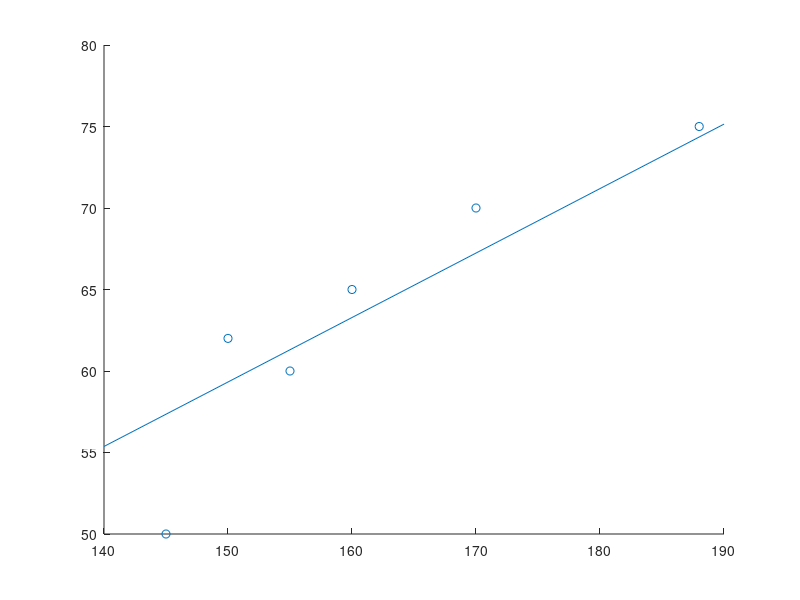
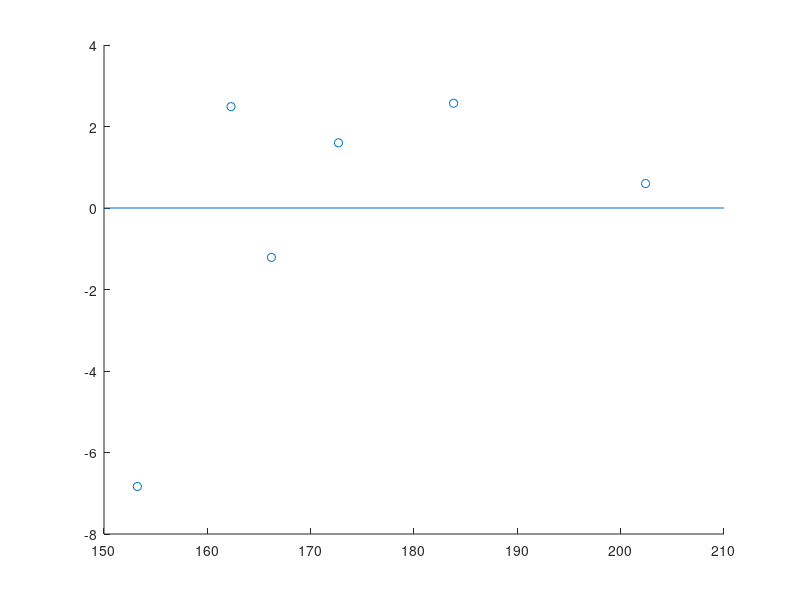
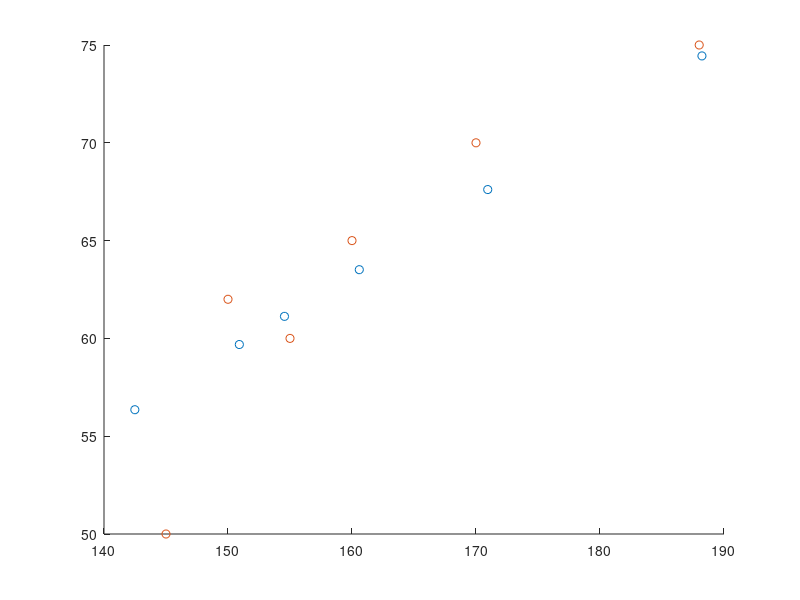

Source code (MATLAB) for these figures, in order:
%% Assignment 1 TTT4135 Multimedia Signal Processing
% *Group members: Benjamin Strandli Fermann, Chenyan Zhang and Even
% Florenes*
%% Problem 1
% *Task a*
%
% Find the probability pn for each state of the source X Xn (n =1, 2).
% 
% p(x1|x0) = 1/4
% p(x1|x1) = 2/3
% p(x0|x0) = 3/4
% p(x0|x1) = 1/3
%
% p(x1)/p(x0) = p(x1|x0)/p(x0/x1)
% = (1/4)/(1/3)
% 
% p(x1)/p(x0) = 3/4
%
% p(x0)+p(x1) = 1                  
%
% p(x0)+(3/4)p(x0) = 1
%
% (7/4)p(x0) = 1
%
% p(x0) = 4/7 = 0.571
%
% p(x1) = 1-4/7 = 3/7 = 0.429
%
% Simulation of Markov process gives the same result
x0 = 0;
x1 = 0;
state = 0;
for k = 1:1000000
    if state
        if rand < 2/3
            x1 = x1 + 1;
            state = 1;
        else
            x0 = x0 + 1;
            state = 0;
        end
    else
        if rand < 0.75
            x0 = x0 + 1;
            state = 0;
        else
            x1 = x1 + 1;
            state = 1;
        end
    end
end

fprintf('Probability of state 0: %0.2f \n',x0/k);
fprintf('Probability of state 1: %0.2f \n',x1/k);
%%
% *Task b*
%
% Find entropy H(X)
%
% H(X) = (4/7)*log2(7/4)+(3/7)*log2(7/3) = 0.985
%%
% *Task c*
%
% Probability of extended states
% 
% P(x1 x1) = P(x1)*P(x1|x1) = 2/7
% P(x1 x0) = P(x1)*P(x0|x1) = 1/7
% P(x0 x1) = P(x0)*P(x1|x0) = 1/7
% P(x0 x0) = P(x0)*P(x0|x0) = 3/7
%
%  Find Huffman code and entropy rate B:
%                /
%              /  \
%        2/7 /  \  3/7
%          /  \  2/7
%       1/7    1/7
%
%  Bit encoding
% P(x0 x0) | 1 
% P(x1 x1) | 01
% P(x1 x0) | 001
% P(x0 x1) | 000
%
%  Entropy: B = (2/7)*log2(3.5)+2*(1/7)*log2(7)+(3/7)*log2(7/3) = 1.842
%  Average bit: 0.25*(2+3+3+1) = 2.25
%
% Using extended source compared to two states does not given any gain
%% Problem 2
% *Task a*
%
% error: e = sum(y_i-yhat_i)^2
%   = sum(y_i-a*x_i)^2
%
% Find a which gives lowest error:
%
% de/da = 2*sum((y_i-a*x_i)*x_i)
%       = 2*sum(y_i*x_i)-2*a*sum(x_i^2)
%
% Find best a => de/da = 0
%
% a = sum(y_i*x_i)/sum(x_i^2)
% Doing MATLAB-simulation gives: a = 0.3955
xh = [160, 188, 155, 170, 145, 150];
yv = [65, 75, 60, 70, 50, 62];

a = sum(xh.*yv)/sum(xh.*xh);
xLine = [140,190];
yEst = xLine.*a;
figure;
scatter(xh,yv);
hold on;
plot(xLine, yEst);
hold off;
fprintf('a = %g', a);
%%
% *Task b*
%
% We see that the line is now flipped onto the x-axis, so it's easy to see
% the distance from the estimated line. We notice that the shortest person
% does not fit the linear regression well and has a large impact on the
% position of the line due to the nature of MSE.
phi = atan(a);
xMat = [xh;yv];
T = [cos(phi), sin(phi); -sin(phi), cos(phi)];
f = T*xMat;
figure;
scatter(f(1,:), f(2,:));
hold on;
plot([150,210], [0,0]); %line at zero
hold off;
%%
% *Task c*
%
% We make some assumptions about the statistical properties, namely the
% linear relation between height and weight and also that the error is
% normally distributed with a constant variance. As long as this is true,
% and the variance is sufficiently small, this can give good compression.
fCompress = f;
fCompress(2,:) = 0;

xCompress = T'*fCompress;
figure;
scatter(xCompress(1,:), xCompress(2,:));
hold on;
scatter(xh,yv);

avgErrorYv = mean(abs(xCompress(2,:)-yv));
fprintf('Average weight error: %g\n', avgErrorYv);

%% Problem 3
% *Task a*
image = [124 125 122 120 122 119 117 118; 
121 121 120 119 119 120 120 118;
126 124 123 122 121 121 120 120;
124 124 125 125 126 125 124 124;
127 127 128 129 130 128 127 125;
143 142 143 142 140 139 139 139;
150 148 152 152 152 152 150 151;
156 159 158 155 158 158 157 156 ];
   
imageDCTTransformed = dct2(image);
%%
% *Task b*
quantizationTable = [16 11 10 16 24 40 51 61;
12 12 14 19 26 58 60 55;
14 13 16 24 40 57 69 56; 
14 17 22 29 51 87 80 62;
18 22 37 56 68 109 103 77;
24 35 55 64 81 104 113 92;
49 64 78 87 103 121 120 101;
72 92 95 98 112 100 103 99];
   
transformTableImage = zeros(size(image,1),size(image,2));
transformTableImageDCT = zeros(size(image,1),size(image,2));

for i = 1:size(image,1)
    for j = 1:size(image,2)
        transformTableImage(i,j) = floor(image(i,j)/quantizationTable(i,j)+0.5);
        transformTableImageDCT(i,j) = floor(imageDCTTransformed(i,j)/quantizationTable(i,j)+0.5);
    end
end
% The coefficents k_ij for image:
fprintf('The coefficents k_ij for image: \n');
transformTableImage
fprintf('The coefficents k_ij for transform: \n');
transformTableImageDCT

%%
% Using the coefficients for the DCT-transformed will give us less
% quantization error. In the original image the energy is somewhat evenly
% distributed over the whole image, but for the DCT-transform all the
% energy is in the first part of the table. These values are a large an
% easy to quantize with high precision in the reconstruction. Using the
% DCT-transform also gives us the possibility of using zigzag- walktrough
% the table and stop when there is only zeros left.
%%
% *Task c*
imageDCTQuantized = zeros(size(image,1),size(image,2));
imageQuantized =  zeros(size(image,1),size(image,2));
for i = 1:size(image,1)
    for j = 1:size(image,2)
    imageDCTQuantized(i,j) = (transformTableImageDCT(i,j)*quantizationTable(i,j)-0.5);
    imageQuantized(i,j) = (transformTableImage(i,j)*quantizationTable(i,j)-0.5);

    end
end

imageInverseDCTQuantized = idct2(imageDCTQuantized);

psnrImageQuantizedDCT = psnr(image,imageInverseDCTQuantized,255)
psnrImageQuantized = psnr(image,imageQuantized,255)
